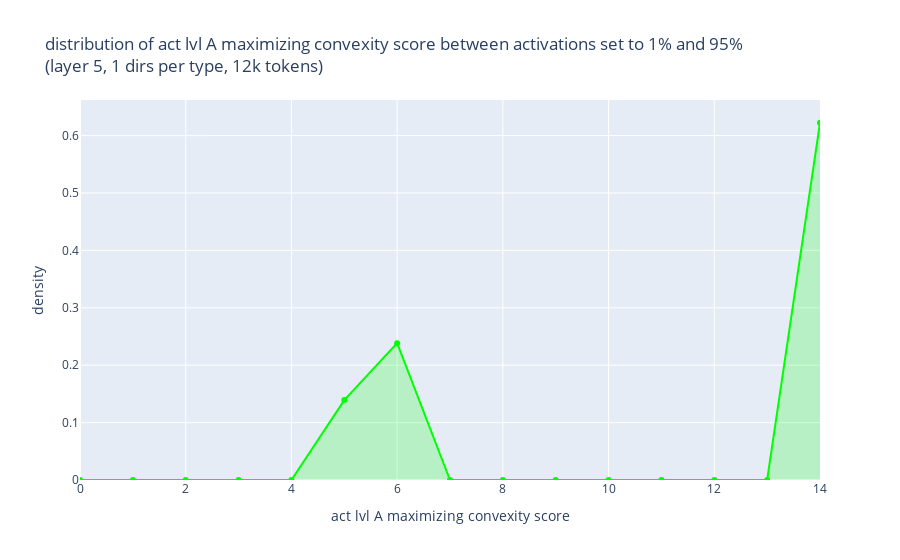

Notebook source saved alongside this figure:
### Code cell
cvx_act_hist = sum(
    torch.histogram(
        dir.res_by_metric[metric.jsd_metric].cvx_act.float(),
        bins=exctx.n_act,
        range=(0.0, exctx.n_act - 1),
    )[0]
    for dir in dirs
)
cvx_act_hist_by_name = {
    "random": cvx_act_hist,
}
plot_hist(cvx_act_hist_by_name, color_by_name, "act lvl A maximizing convexity score")

### Figure 1 — Plotly figure (JSON) as saved in the notebook; plotly's stock layout.template omitted (floating-point values rounded to 4 significant figures)
{"data": [{"fill": "tozeroy", "fillcolor": "rgba(0, 255, 0, 0.2)", "line": {"color": "rgb(0, 255, 0)", "width": 2}, "name": "random", "type": "scatter", "x": [0, 1, 2, 3, 4, 5, 6, 7, 8, 9, 10, 11, 12, 13, 14], "y": [0, 0, 0, 0, 0, 0.1392, 0.2384, 0, 0, 0, 0, 0, 0, 0, 0.6224]}], "layout": {"legend": {"title": {"text": "dirs type"}}, "title": {"text": "distribution of act lvl A maximizing convexity score between activations set to 1% and 95%<br>(layer 5, 1 dirs per type, 12k tokens)"}, "xaxis": {"title": {"text": "act lvl A maximizing convexity score"}}, "yaxis": {"title": {"text": "density"}}}}
